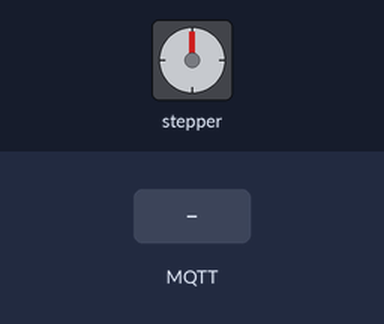
Recording of a sketch running on a simulated ESP8266 (NodeMCU). On the bench: stepper motor. The test bench sets the inputs (shaded band). WiFi joins after 1.5 s; servers stay silent unless stated; random numbers use the default seed unless the sketch sets one; no MQTT or app messages arrive unless stated; stepper angles assume 200 steps per turn; what the sketch prints to the serial monitor is not drawn.

Above: at 2.8 s.
2.9 s: MQTT message "1" arrives on the first subscribed topic
At 3.05 s:
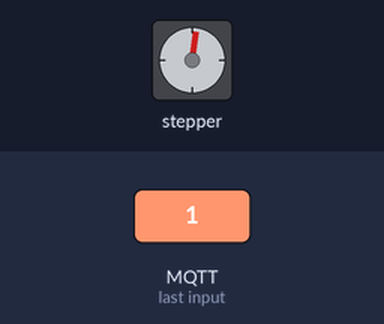
At 3.56 s:
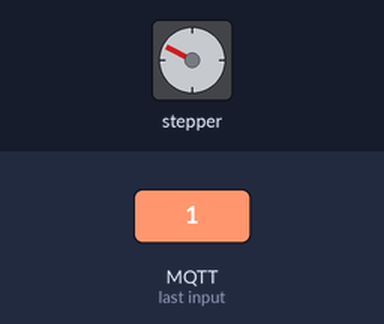
5.1 s: MQTT message "2" arrives on the first subscribed topic
At 5.25 s:
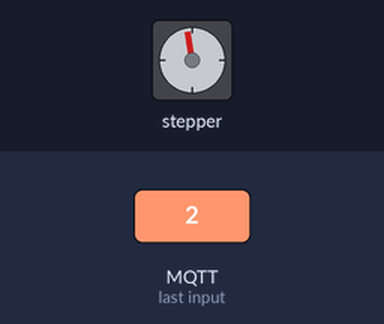
Timing chart, 0 to 8.1 s (numbered marks = the images above; inputs shaded):
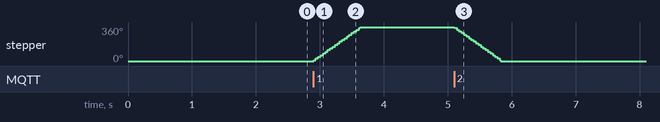

Measured:
- after the input at 2.9 s, stepper: turns 360° clockwise in 0.73 s, starting at once
- after the input at 5.1 s, stepper: turns 360° counter-clockwise in 0.73 s, starting at once

The sketch:

Step_motor_MQTT.ino
```cpp
// (licence header left out)
#include <ESP8266WiFi.h>
#include <PubSubClient.h>
#include <Stepper.h>
// Update these with values suitable for your network.
const char* ssid = "*****";//put your wifi ssid here
const char* password = "*******";//put your wifi password here
 const char* mqtt_server = "broker.mqttdashboard.com";
//const char* mqtt_server = "iot.eclipse.org";

const int stepsPerRevolution = 200;  // change this to fit the number of steps per revolution
// initialize the stepper library on D1,D2,D5,D6
Stepper myStepper(stepsPerRevolution, D1, D2, D5, D6);
WiFiClient espClient;
PubSubClient client(espClient);

void setup_wifi() {
   delay(100);
  // We start by connecting to a WiFi network
    Serial.print("Connecting to ");
    Serial.println(ssid);
    WiFi.begin(ssid, password);
    while (WiFi.status() != WL_CONNECTED)
    {
      delay(500);
      Serial.print(".");
    }
  randomSeed(micros());
  Serial.println("");
  Serial.println("WiFi connected");
  Serial.println("IP address: ");
  Serial.println(WiFi.localIP());
}

void callback(char* topic, byte* payload, unsigned int length)
{
  Serial.print("Command from MQTT broker is : [");
  Serial.print(topic);
  int p =(char)payload[0]-'0';
  // step one revolution  in one direction:
  if(p==1)
  {
    myStepper.step(stepsPerRevolution);
    Serial.print("  clockwise" );
   }
  // step one revolution in the other direction:
  else if(p==2)
  {
    myStepper.step(-stepsPerRevolution);
    Serial.print("  counterclockwise" );
   }
   Serial.println();
}

//  Serial.println();
 //end callback

void reconnect() {
  // Loop until we're reconnected
  while (!client.connected())
  {
    Serial.print("Attempting MQTT connection...");
    // Create a random client ID
    String clientId = "ESP8266Client-";
    clientId += String(random(0xffff), HEX);
    // Attempt to connect
    //if you MQTT broker has clientID,username and password
    //please change following line to    if (client.connect(clientId,userName,passWord))
    if (client.connect(clientId.c_str()))
    {
      Serial.println("connected");
     //once connected to MQTT broker, subscribe command if any
      client.subscribe("OsoyooCommand");
    } else {
      Serial.print("failed, rc=");
      Serial.print(client.state());
      Serial.println(" try again in 5 seconds");
      // Wait 6 seconds before retrying
      delay(6000);
    }
  }
} //end reconnect()

void setup() {
  Serial.begin(115200);
  setup_wifi();
  client.setServer(mqtt_server, 1883);
  client.setCallback(callback);
  // set the speed at 80 rpm:
  myStepper.setSpeed(80);
}

void loop() {
  if (!client.connected()) {
    reconnect();
  }
  client.loop();

}
```
